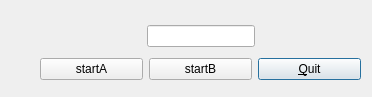
<?xml version="1.0" encoding="UTF-8"?>
<ui version="4.0">
 <class>testThread</class>
 <widget class="QDialog" name="testThread">
  <property name="geometry">
   <rect>
    <x>0</x>
    <y>0</y>
    <width>372</width>
    <height>97</height>
   </rect>
  </property>
  <property name="windowTitle">
   <string>Dialog</string>
  </property>
  <widget class="QWidget" name="layoutWidget">
   <property name="geometry">
    <rect>
     <x>40</x>
     <y>20</y>
     <width>321</width>
     <height>66</height>
    </rect>
   </property>
   <layout class="QGridLayout" name="gridLayout">
    <item row="0" column="0">
     <layout class="QHBoxLayout" name="horizontalLayout">
      <item>
       <spacer name="horizontalSpacer">
        <property name="orientation">
         <enum>Qt::Horizontal</enum>
        </property>
        <property name="sizeHint" stdset="0">
         <size>
          <width>88</width>
          <height>17</height>
         </size>
        </property>
       </spacer>
      </item>
      <item>
       <widget class="QLineEdit" name="lineEdit"/>
      </item>
      <item>
       <spacer name="horizontalSpacer_2">
        <property name="orientation">
         <enum>Qt::Horizontal</enum>
        </property>
        <property name="sizeHint" stdset="0">
         <size>
          <width>88</width>
          <height>17</height>
         </size>
        </property>
       </spacer>
      </item>
     </layout>
    </item>
    <item row="1" column="0">
     <layout class="QHBoxLayout" name="horizontalLayout_2">
      <item>
       <widget class="QPushButton" name="threadAButton">
        <property name="text">
         <string>startA</string>
        </property>
       </widget>
      </item>
      <item>
       <widget class="QPushButton" name="threadBButton">
        <property name="text">
         <string>startB</string>
        </property>
       </widget>
      </item>
      <item>
       <widget class="QPushButton" name="quitButton">
        <property name="text">
         <string>&amp;Quit</string>
        </property>
        <property name="default">
         <bool>true</bool>
        </property>
       </widget>
      </item>
     </layout>
    </item>
   </layout>
  </widget>
 </widget>
 <tabstops>
  <tabstop>lineEdit</tabstop>
  <tabstop>threadAButton</tabstop>
  <tabstop>threadBButton</tabstop>
  <tabstop>quitButton</tabstop>
 </tabstops>
 <resources/>
 <connections>
  <connection>
   <sender>quitButton</sender>
   <signal>clicked()</signal>
   <receiver>testThread</receiver>
   <slot>close()</slot>
   <hints>
    <hint type="sourcelabel">
     <x>311</x>
     <y>59</y>
    </hint>
    <hint type="destinationlabel">
     <x>360</x>
     <y>24</y>
    </hint>
   </hints>
  </connection>
 </connections>
</ui>
